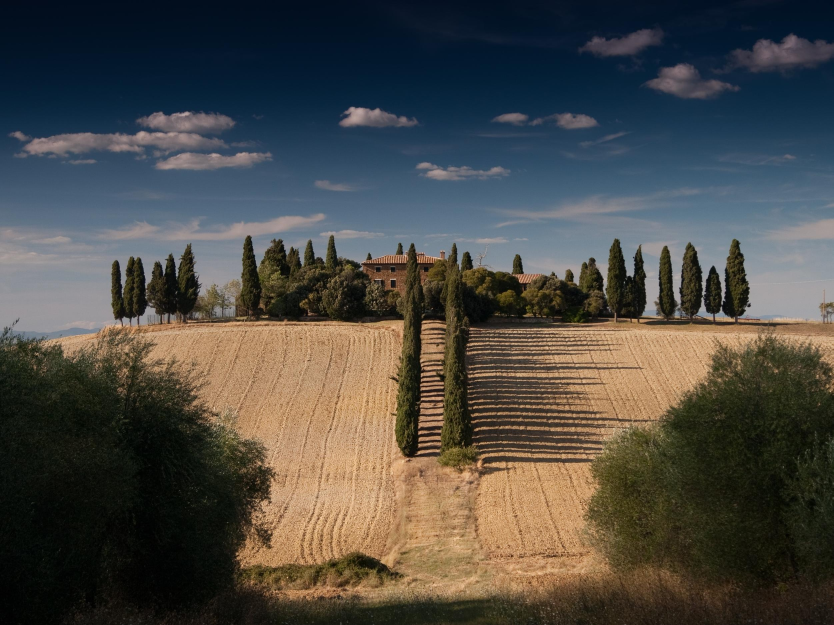
#> input picture pruebas/source.jpg, 2500 x 1875 px (shown at 1/3 size)
$ python mosaic3.py
#> lines starting #> are read from the running program, lines starting #| are printed output that depends on the picture
import imageio as img
import matplotlib.pyplot as plt
import numpy as np
from PIL import Image
import math

def L1(a,b):

    return abs(np.mean(a) - np.mean(b))

def conversion(image):

    return np.mean(image,axis=2,dtype=np.uint8)

def vecinoProximo(A,w,h):

    A = np.array(A)

    altura, ancho = A.shape[0], A.shape[1] #dimensiones imagen

    new_image = [[A[int(altura * y / h)][int(ancho * x / w)]
                     for x in range(w)] for y in range(h)]

    return np.array(new_image)

def piezas(image, w, h): #--->lista de imagenes en partes, h y w dimensiones piezas

    image = Image.fromarray(image)

    width, height = image.size

    partes = []
    for x in range(0, width, w):
        for y in range(0, height, h):
            # print([x,y,x+w,y+h])
            partes.append((x, y, x + w, y + h))


    for i in range(len(partes)):
        partes[i] = image.crop(partes[i])
        partes[i] = np.array(partes[i])

    return partes  # ---> lista de la imagen en porciones np.array

def initMosaico(source, w, h, p):


    mAltura, mAncho = h * p , w * p


    return vecinoProximo(source,mAncho, mAltura)


image = Image.open('source.jpg')
#> image is the input picture: PIL image 2500x1875 RGB; mean R, G, B 75.6, 74, 69.3

w, h = 500, 375

image = conversion(initMosaico(image,w, h,5))
#> in vecinoProximo, `new_image = [[A[int(altura * y / h)][int(ancho * x / w)] for x in rang..`: new_image = 1875 items
#> in conversion, `return np.mean(image,axis=2,dtype=np.uint8)`:
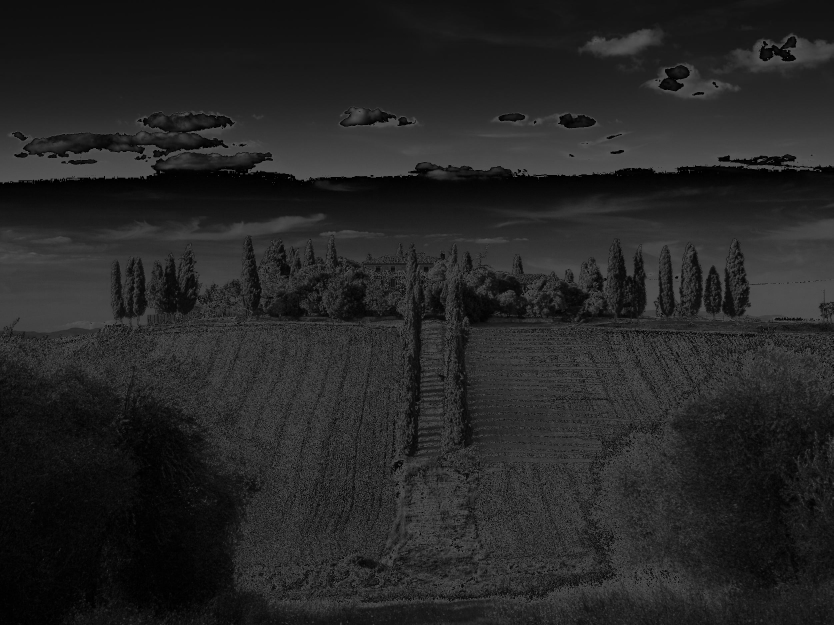
#> returned value: shape (1875, 2500) (shown at 1/3 size); min 0, max 85, mean 37.1

height, width = image.shape
#> height = 1875; width = 2500

bloques = piezas(image,w,h)
#> after the loop in piezas, `for i in range(len(partes)):`: partes = 25 items
#> bloques = 25 items


blanco = np.empty((height, width), dtype=np.uint8)

blanco = Image.fromarray(blanco)
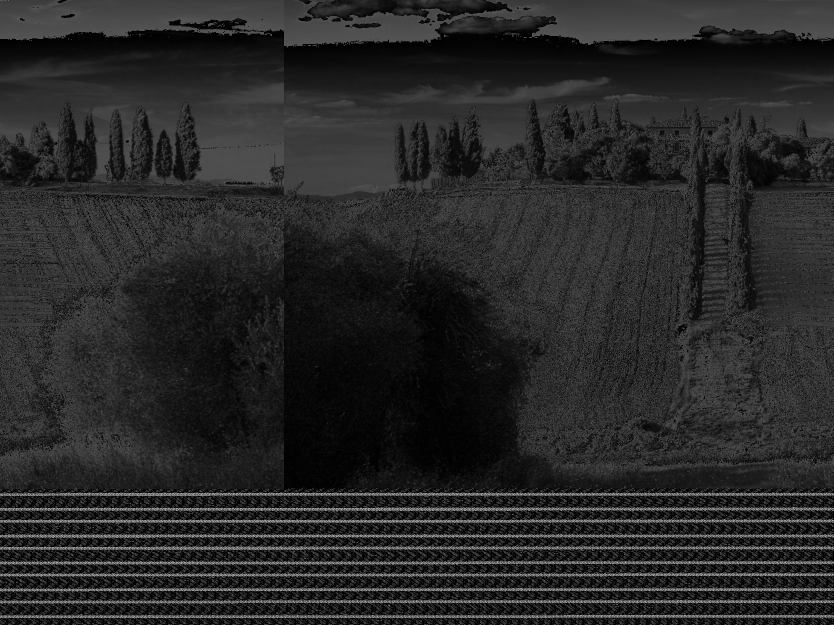
#> blanco: PIL image 2500x1875 L (shown at 1/3 size); min 0, max 255, mean 39.9

for i in range(len(bloques)):
    bloques[i] = Image.fromarray(bloques[i])
#> this loop made 25 passes


coordenadas = []
for x in range(0,width, w):
    for y in range(0, height, h):
        coordenadas.append((x,y,x+w,y+h))

for i in range(len(bloques)):
    blanco.paste(bloques[i],(coordenadas[i]))


#for x in range(0,width,w):
   # for y in range(0, height,h):
  #      blanco.paste(partes[0],((x,y,x+w,y+h)))


print(type(blanco))
#| <class 'PIL.Image.Image'>

plt.imshow(blanco)
plt.show()

$ run again, with pruebas/azul.jpg copied over pruebas/source.jpg
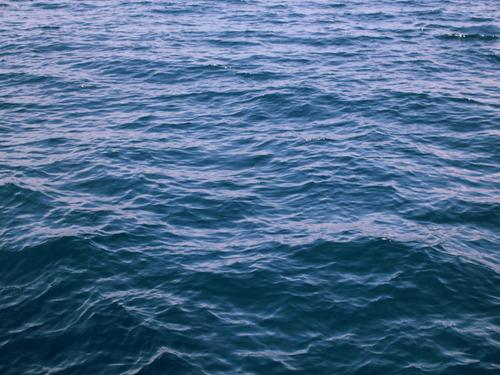
#> input picture pruebas/azul.jpg, 500 x 375 px
#> image is the input picture: PIL image 500x375 RGB; mean R, G, B 75.3, 106.6, 140.3
#> new_image = 1875 items
#> in conversion, `return np.mean(image,axis=2,dtype=np.uint8)`:
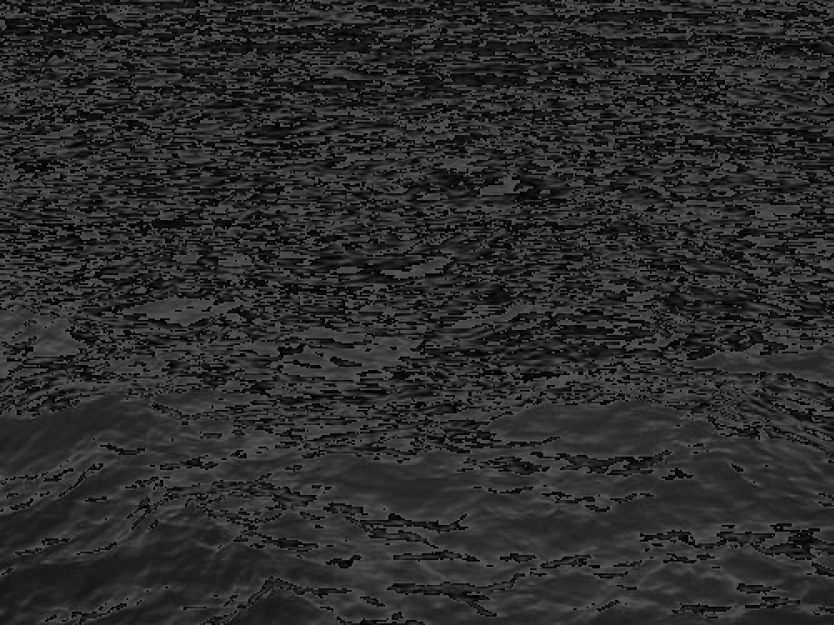
#> returned value: shape (1875, 2500) (shown at 1/3 size); min 0, max 85, mean 43.6
#> after the loop in piezas, `for i in range(len(partes)):`: partes = 25 items
#> `blanco = Image.fromarray(blanco)`:
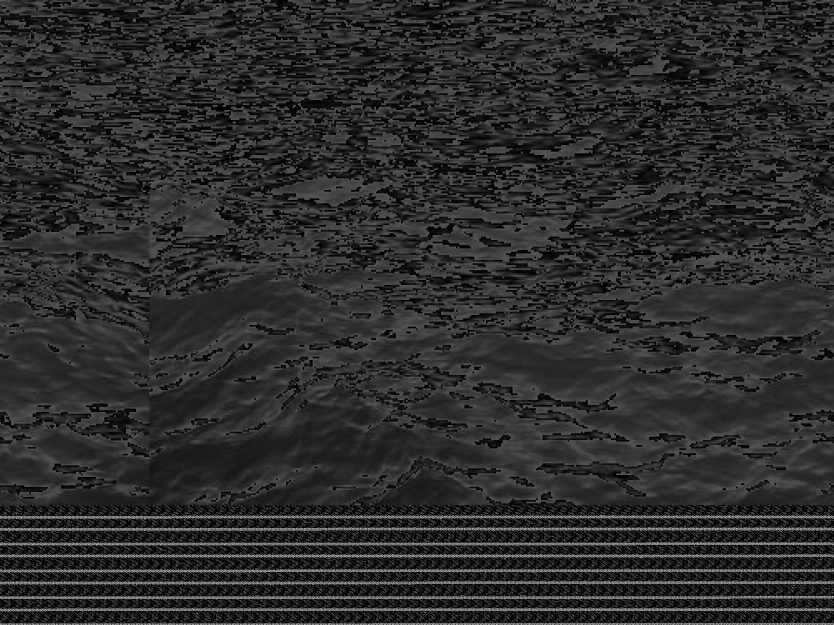
#> blanco: PIL image 2500x1875 L (shown at 1/3 size); min 0, max 255, mean 44.7
#> the loop `for i in range(len(bloques)):` made 25 passes
#| <class 'PIL.Image.Image'>
